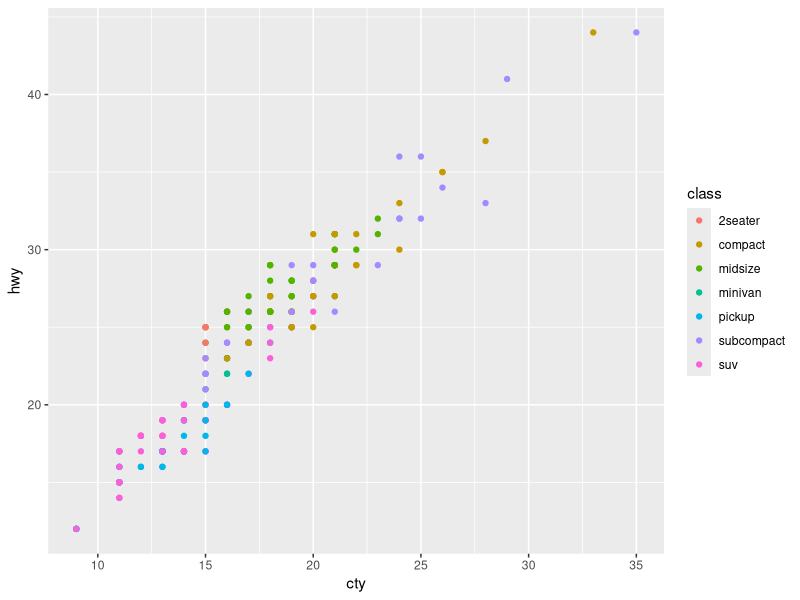
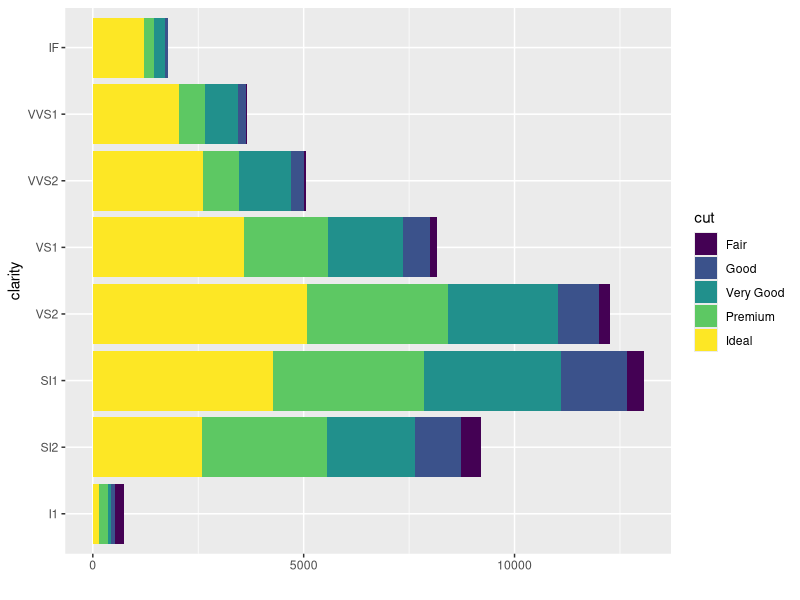

Source code (R) for these figures, in order:
install.packages("ggplot2")
library(ggplot2)
data(package = "ggplot2")
ggplot2::mpg

qplot(data = mpg, x = cty, y = hwy, geom = "point", color = class)
ggplot2::diamonds
?diamonds
diamonds

qplot(data = diamonds, y = clarity, geom = "bar", fill = cut)
